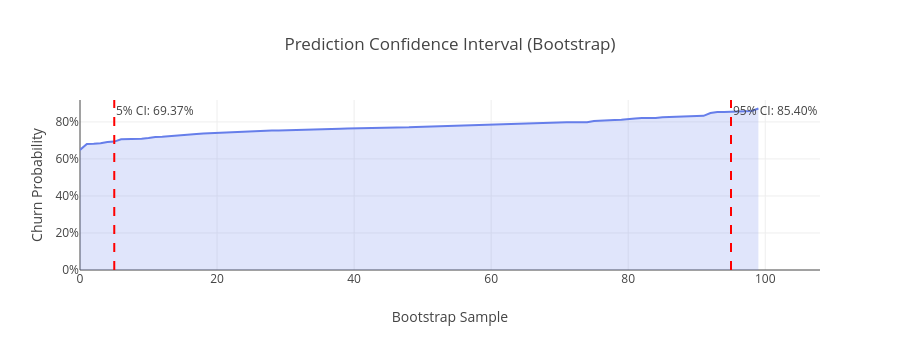

Here is the notebook cell this chart was saved with:
### Code cell
# =============================================================================
# 📊 3. CONFIDENCE INTERVAL VISUALIZATION
# =============================================================================
# Simulate confidence intervals using bootstrap-like approach
np.random.seed(42)
n_bootstrap = 100
bootstrap_probs = []

for _ in range(n_bootstrap):
    # Simulate slight variations in prediction
    noise = np.random.normal(0, 0.05)
    boot_prob = np.clip(sample_prob + noise, 0, 1)
    bootstrap_probs.append(boot_prob)

ci_lower = np.percentile(bootstrap_probs, 5)
ci_upper = np.percentile(bootstrap_probs, 95)

fig_ci = go.Figure()
fig_ci.add_trace(go.Scatter(
    x=list(range(n_bootstrap)),
    y=sorted(bootstrap_probs),
    mode='lines',
    fill='tozeroy',
    fillcolor='rgba(102, 126, 234, 0.2)',
    line={'color': '#667eea'},
    name='Confidence Distribution'
))
fig_ci.add_vline(x=n_bootstrap*0.05, line_dash="dash", line_color="red", 
                 annotation_text=f"5% CI: {ci_lower:.2%}")
fig_ci.add_vline(x=n_bootstrap*0.95, line_dash="dash", line_color="red",
                 annotation_text=f"95% CI: {ci_upper:.2%}")
fig_ci.update_layout(
    title='Prediction Confidence Interval (Bootstrap)',
    xaxis_title='Bootstrap Sample',
    yaxis_title='Churn Probability',
    yaxis_tickformat=',.0%',
    height=350,
    showlegend=False
)
fig_ci.show()
print(f"📱 UI Preview: 90% Confidence Interval [{ci_lower:.2%}, {ci_upper:.2%}]")
print("💡 This shows the range of probable outcomes, not just a single point estimate")

### Figure 1 — Plotly figure (JSON) as saved in the notebook; plotly's stock layout.template omitted (floating-point values rounded to 4 significant figures)
{"data": [{"fill": "tozeroy", "fillcolor": "rgba(102, 126, 234, 0.2)", "line": {"color": "#667eea"}, "mode": "lines", "name": "Confidence Distribution", "type": "scatter", "x": [0, 1, 2, 3, 4, 5, 6, 7, 8, 9, 10, 11, 12, 13, 14, 15, 16, 17, 18, 19, 20, 21, 22, 23, 24, 25, 26, 27, 28, 29, 30, 31, 32, 33, 34, 35, 36, 37, 38, 39, 40, 41, 42, 43, 44, 45, 46, 47, 48, 49, 50, 51, 52, 53, 54, 55, 56, 57, 58, 59, 60, 61, 62, 63, 64, 65, 66, 67, 68, 69, 70, 71, 72, 73, 74, 75, 76, 77, 78, 79, 80, 81, 82, 83, 84, 85, 86, 87, 88, 89, 90, 91, 92, 93, 94, 95, 96, 97, 98, 99], "y": [0.649, 0.6806, 0.682, 0.6843, 0.6918, 0.6938, 0.7061, 0.7068, 0.7088, 0.7094, 0.7136, 0.719, 0.7202, 0.7225, 0.7247, 0.7271, 0.7294, 0.7346, 0.738, 0.7396, 0.744, 0.7449, 0.7462, 0.7477, 0.7499, 0.75, 0.7519, 0.7528, 0.7535, 0.7541, 0.7549, 0.756, 0.7565, 0.7567, 0.7568, 0.757, 0.7604, 0.7607, 0.7636, 0.7645, 0.7649, 0.765, 0.7654, 0.7683, 0.7683, 0.7683, 0.7687, 0.769, 0.7707, 0.7731, 0.7742, 0.7764, 0.7782, 0.7793, 0.7803, 0.7834, 0.7844, 0.7846, 0.7849, 0.7855, 0.7886, 0.7898, 0.7904, 0.7921, 0.7931, 0.7948, 0.7957, 0.7962, 0.7964, 0.7966, 0.7972, 0.7979, 0.7981, 0.7981, 0.7988, 0.8048, 0.8057, 0.8071, 0.8106, 0.8124, 0.8169, 0.8184, 0.8206, 0.8211, 0.8211, 0.8258, 0.8266, 0.8284, 0.8288, 0.8302, 0.8315, 0.8329, 0.8478, 0.8533, 0.8539, 0.8562, 0.8569, 0.8582, 0.859, 0.8726]}], "layout": {"annotations": [{"showarrow": false, "text": "5% CI: 69.37%", "x": 5, "xanchor": "left", "xref": "x", "y": 1, "yanchor": "top", "yref": "y domain"}, {"showarrow": false, "text": "95% CI: 85.40%", "x": 95, "xanchor": "left", "xref": "x", "y": 1, "yanchor": "top", "yref": "y domain"}], "height": 350, "shapes": [{"line": {"color": "red", "dash": "dash"}, "type": "line", "x0": 5, "x1": 5, "xref": "x", "y0": 0, "y1": 1, "yref": "y domain"}, {"line": {"color": "red", "dash": "dash"}, "type": "line", "x0": 95, "x1": 95, "xref": "x", "y0": 0, "y1": 1, "yref": "y domain"}], "showlegend": false, "title": {"text": "Prediction Confidence Interval (Bootstrap)"}, "xaxis": {"title": {"text": "Bootstrap Sample"}}, "yaxis": {"tickformat": ",.0%", "title": {"text": "Churn Probability"}}}}
